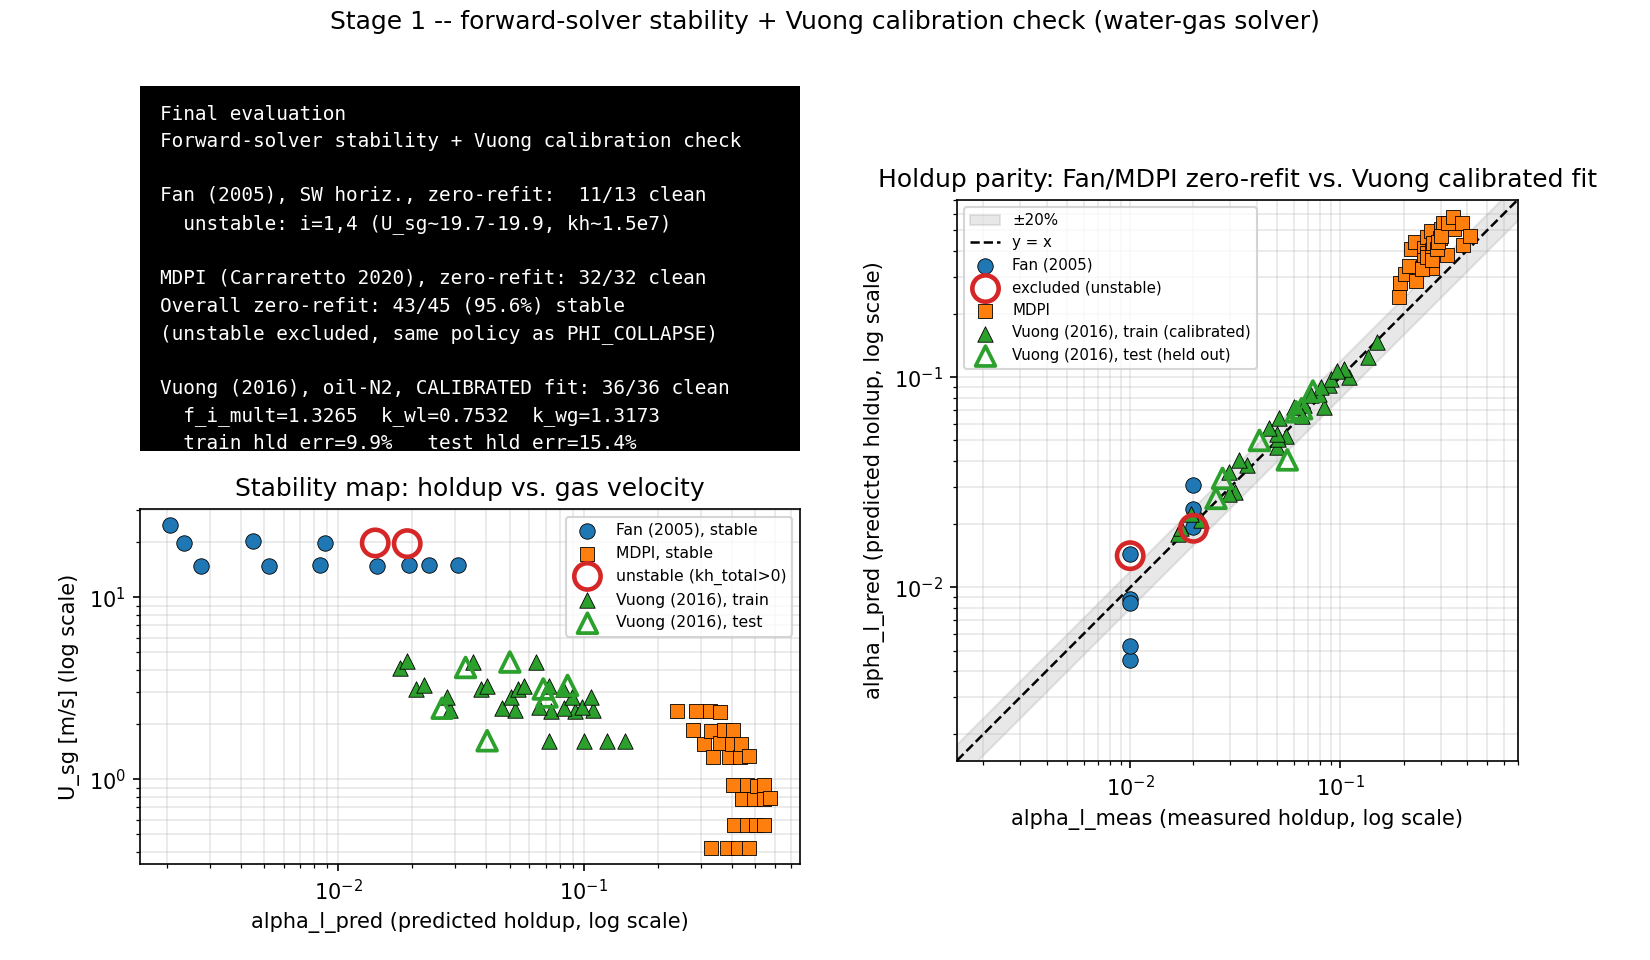

Recreate this plot in Python.
"""
Stage 1 figure -- water-gas solver forward-run stability check.

Styled to match the oil-water solver's Phase 1 figure (terminal-style
"Final evaluation" panel + a second diagnostic plot + a parity-style
plot), for visual consistency with figures/stage2_synthetic_recovery.py.

Data below is not synthesized -- it is pulled directly from the
already-committed zero-refit result pickles (fan2005_real_data_results.pkl,
mdpi_real_data_results.pkl, both produced by run_real_data_condition at
the uncalibrated default f_i_mult=1.0, beta=0) and the source CSVs
(fan2005_sw_subset.csv filtered to Authors=="Fan, Y." & Flow
Pattern=="SW" & Inclination angle==0 deg, to match the 13-row horizontal
subset the pickle was built from; mdpi_airwater_phase2g_dataset.csv)
for each condition's (U_sl, U_sg). Row order in both CSV filters was
verified to line up with the pickles' own alpha_l_meas values before
use.

This is a *stability* check, not an accuracy check: f_i_mult is still at
its uncalibrated default (1.0), so holdup error is expected to be large
(the ~46-47% mean documented informally in CLAUDE.md) -- Stage 1 only
claims the forward solver runs to completion without NaN or a
hyperbolicity breakdown (kh_total>0) across these real conditions, not
that it is accurate yet (that's Step 3, calibration).

Vuong (2016) was added to the holdup parity panel on request, to show
the *calibrated* fit's accuracy on the dataset the project has leaned on
most (both holdup and dPdz measured on every condition, oil-nitrogen --
a different fluid pair than Fan/MDPI's water-air). This is a deliberate
mix of two different things on one axis, called out explicitly rather
than left implicit: Fan/MDPI points are zero-refit (f_i_mult=1.0,
k_wl=k_wg=1.0, uncalibrated); Vuong points are from the converged joint
fit (f_i_mult=1.3265, k_wl=0.7532, k_wg=1.3173, epoch 5 of
_vuong_fit_joint.py -- see "Vuong (2016) joint ... calibration" in
CLAUDE.md). Vuong is NOT a zero-refit check -- these are the same 36
conditions (29 train / 7 held-out test) the parameters were fit against.
Per-condition values were pulled directly from a fresh run of
_vuong_eval_epoch5_detail.py (all 36 conditions, kh_total=0 throughout),
not reconstructed -- aggregate error matches CLAUDE.md's reported
9.90%/15.42% train/test holdup error exactly.
"""
import matplotlib.pyplot as plt
import numpy as np

# fields: i, U_sl, U_sg, alpha_l_pred, alpha_l_meas (None if missing), kh_total
FAN = [
    (0, 0.018551222, 15.11, 0.030719262842577110, 0.02, 0),
    (1, 0.014319654, 19.71, 0.019094427153694925, 0.02, 15051316),
    (2, 0.013638957, 15.09, 0.023498808166629907, 0.02, 0),
    (3, 0.010954350, 15.12, 0.019325589403634845, 0.02, 0),
    (4, 0.010300073, 19.88, 0.014141467601196094, 0.01, 14890685),
    (5, 0.007766032, 14.93, 0.014402051637007338, 0.01, 0),
    (6, 0.006064823, 19.86, 0.008789146773426460, 0.01, 0),
    (7, 0.004529977, 14.97, 0.008453264824096883, 0.01, 0),
    (8, 0.003119551, 20.26, 0.004488029194528018, 0.01, 0),
    (9, 0.002288800, 14.85, 0.005244023559500990, 0.01, 0),
    (10, 0.001296915, 24.96, 0.002068314690479113, None, 0),
    (11, 0.001058438, 19.96, 0.002359241599399545, None, 0),
    (12, 0.000789980, 14.86, 0.002764707401717292, None, 0),
]
MDPI = [
    (0, 0.03, 2.371082, 0.2406002745534188, 0.189162, 0),
    (1, 0.03, 1.858606, 0.2793376699445702, 0.192871, 0),
    (2, 0.03, 1.572003, 0.3078819837177368, 0.203227, 0),
    (3, 0.03, 1.332869, 0.3373518569617668, 0.212411, 0),
    (4, 0.03, 0.927075, 0.4059014095000127, 0.216421, 0),
    (5, 0.03, 0.780628, 0.4395786624211944, 0.225541, 0),
    (6, 0.03, 0.560077, 0.4108929935387989, 0.250026, 0),
    (7, 0.03, 0.420003, 0.3312566391233025, 0.274190, 0),
    (8, 0.04, 2.361156, 0.2874325417563273, 0.229800, 0),
    (9, 0.04, 1.848497, 0.3302151458085137, 0.245002, 0),
    (10, 0.04, 1.572355, 0.3599718425381269, 0.250057, 0),
    (11, 0.04, 1.330607, 0.3916615387288239, 0.259533, 0),
    (12, 0.04, 0.924562, 0.4630155601643355, 0.258222, 0),
    (13, 0.04, 0.782995, 0.4959943692323773, 0.269009, 0),
    (14, 0.04, 0.561410, 0.4613985144907619, 0.297659, 0),
    (15, 0.04, 0.420526, 0.3817732734766055, 0.321915, 0),
    (16, 0.05, 2.362214, 0.3262389316568273, 0.245403, 0),
    (17, 0.05, 1.853398, 0.3710122713786171, 0.257644, 0),
    (18, 0.05, 1.569972, 0.4028076645279831, 0.273864, 0),
    (19, 0.05, 1.332538, 0.4348655655711814, 0.275339, 0),
    (20, 0.05, 0.922622, 0.5076925171468454, 0.301673, 0),
    (21, 0.05, 0.782499, 0.5401253810872110, 0.307879, 0),
    (22, 0.05, 0.559856, 0.5041499930618184, 0.347789, 0),
    (23, 0.05, 0.419925, 0.4253886885278724, 0.381990, 0),
    (24, 0.06, 2.353211, 0.3603948608886750, 0.272685, 0),
    (25, 0.06, 1.862531, 0.4050271101105075, 0.287348, 0),
    (26, 0.06, 1.571856, 0.4382448478928998, 0.292539, 0),
    (27, 0.06, 1.335800, 0.4704545683250455, 0.302192, 0),
    (28, 0.06, 0.926358, 0.5427750886612884, 0.324994, 0),
    (29, 0.06, 0.784272, 0.5749954428982801, 0.343485, 0),
    (30, 0.06, 0.561491, 0.5440692031262976, 0.377302, 0),
    (31, 0.06, 0.420612, 0.4696094057619014, 0.413486, 0),
]

fan_alpha_pred = np.array([r[3] for r in FAN])
fan_U_sg = np.array([r[2] for r in FAN])
fan_kh = np.array([r[5] for r in FAN])
fan_stable = fan_kh == 0

mdpi_alpha_pred = np.array([r[3] for r in MDPI])
mdpi_U_sg = np.array([r[2] for r in MDPI])
mdpi_kh = np.array([r[5] for r in MDPI])
mdpi_stable = mdpi_kh == 0  # all True -- 32/32 clean

n_fan_clean = int(fan_stable.sum())
n_mdpi_clean = int(mdpi_stable.sum())
n_total = len(FAN) + len(MDPI)
n_clean = n_fan_clean + n_mdpi_clean

# Vuong (2016), calibrated fit (f_i_mult=1.3265, k_wl=0.7532, k_wg=1.3173) --
# fields: split, U_sl, U_sg, psi_meas, psi_pred. All kh_total=0 (clean).
VUONG = [
    ("train", 0.0500, 1.620, 0.1501, 0.1468),
    ("train", 0.0200, 1.623, 0.0833, 0.0722),
    ("train", 0.0401, 1.625, 0.1360, 0.1244),
    ("train", 0.0301, 1.626, 0.1101, 0.0998),
    ("train", 0.0402, 2.379, 0.0882, 0.0922),
    ("train", 0.0303, 2.382, 0.0672, 0.0734),
    ("train", 0.0501, 2.396, 0.1045, 0.1090),
    ("train", 0.0202, 2.400, 0.0552, 0.0524),
    ("train", 0.0100, 2.417, 0.0314, 0.0285),
    ("train", 0.0200, 2.476, 0.0500, 0.0464),
    ("train", 0.0403, 2.479, 0.0791, 0.0829),
    ("train", 0.0302, 2.481, 0.0657, 0.0655),
    ("train", 0.0499, 2.482, 0.0907, 0.0980),
    ("train", 0.0401, 2.823, 0.0805, 0.0897),
    ("train", 0.0199, 2.828, 0.0503, 0.0506),
    ("train", 0.0099, 2.829, 0.0294, 0.0277),
    ("train", 0.0505, 2.844, 0.0960, 0.1069),
    ("train", 0.0501, 3.131, 0.0728, 0.0820),
    ("train", 0.0200, 3.132, 0.0361, 0.0381),
    ("train", 0.0300, 3.136, 0.0497, 0.0538),
    ("train", 0.0100, 3.138, 0.0217, 0.0208),
    ("train", 0.0201, 3.262, 0.0330, 0.0405),
    ("train", 0.0302, 3.264, 0.0458, 0.0570),
    ("train", 0.0401, 3.273, 0.0603, 0.0719),
    ("train", 0.0102, 3.288, 0.0195, 0.0223),
    ("train", 0.0100, 4.111, 0.0169, 0.0179),
    ("train", 0.0400, 4.387, 0.0509, 0.0637),
    ("train", 0.0200, 4.419, 0.0294, 0.0354),
    ("train", 0.0100, 4.439, 0.0175, 0.0191),
    ("test", 0.0100, 1.628, 0.0559, 0.0404),
    ("test", 0.0104, 2.457, 0.0256, 0.0265),
    ("test", 0.0300, 2.834, 0.0654, 0.0708),
    ("test", 0.0401, 3.134, 0.0616, 0.0684),
    ("test", 0.0501, 3.277, 0.0740, 0.0859),
    ("test", 0.0200, 4.114, 0.0275, 0.0330),
    ("test", 0.0300, 4.406, 0.0412, 0.0500),
]
vuong_train_meas = np.array([r[3] for r in VUONG if r[0] == "train"])
vuong_train_pred = np.array([r[4] for r in VUONG if r[0] == "train"])
vuong_test_meas = np.array([r[3] for r in VUONG if r[0] == "test"])
vuong_test_pred = np.array([r[4] for r in VUONG if r[0] == "test"])
vuong_train_Usg = np.array([r[2] for r in VUONG if r[0] == "train"])
vuong_test_Usg = np.array([r[2] for r in VUONG if r[0] == "test"])
vuong_hld_err = np.array([(p - m) / m * 100 for _, _, _, m, p in VUONG])
vuong_train_mae = np.mean(np.abs(vuong_hld_err[:29]))
vuong_test_mae = np.mean(np.abs(vuong_hld_err[29:]))

COLOR_FAN, COLOR_MDPI, COLOR_UNSTABLE, COLOR_VUONG = "tab:blue", "tab:orange", "tab:red", "tab:green"

fig = plt.figure(figsize=(11, 6.4))
ax_text = fig.add_axes([0.085, 0.53, 0.40, 0.38])
ax_stab = fig.add_axes([0.085, 0.10, 0.40, 0.37])
ax_par  = fig.add_axes([0.58, 0.10, 0.34, 0.80])

# --- top-left: terminal-style "Final evaluation" text panel ---
ax_text.set_facecolor("black")
ax_text.set_xticks([]); ax_text.set_yticks([])
for spine in ax_text.spines.values():
    spine.set_visible(False)

lines = [
    "Final evaluation",
    "Forward-solver stability + Vuong calibration check",
    "",
    f"Fan (2005), SW horiz., zero-refit:  {n_fan_clean}/{len(FAN)} clean",
    "  unstable: i=1,4 (U_sg~19.7-19.9, kh~1.5e7)",
    "",
    f"MDPI (Carraretto 2020), zero-refit: {n_mdpi_clean}/{len(MDPI)} clean",
    f"Overall zero-refit: {n_clean}/{n_total} ({100*n_clean/n_total:.1f}%) stable",
    "(unstable excluded, same policy as PHI_COLLAPSE)",
    "",
    "Vuong (2016), oil-N2, CALIBRATED fit: 36/36 clean",
    "  f_i_mult=1.3265  k_wl=0.7532  k_wg=1.3173",
    f"  train hld err={vuong_train_mae:.1f}%   test hld err={vuong_test_mae:.1f}%",
]
ax_text.text(0.03, 0.95, "\n".join(lines), transform=ax_text.transAxes,
             color="white", fontsize=9.3, fontfamily="monospace",
             va="top", ha="left", linespacing=1.55, clip_on=False)

# --- bottom-left: stability map (predicted holdup vs. U_sg) ---
ax_stab.set_xscale("log")
ax_stab.set_yscale("log")
ax_stab.scatter(fan_alpha_pred[fan_stable], fan_U_sg[fan_stable],
                 color=COLOR_FAN, marker="o", s=55, edgecolor="black", linewidth=0.4,
                 label="Fan (2005), stable", zorder=3)
ax_stab.scatter(mdpi_alpha_pred[mdpi_stable], mdpi_U_sg[mdpi_stable],
                 color=COLOR_MDPI, marker="s", s=45, edgecolor="black", linewidth=0.4,
                 label="MDPI, stable", zorder=3)
ax_stab.scatter(fan_alpha_pred[~fan_stable], fan_U_sg[~fan_stable],
                 facecolors="none", edgecolors=COLOR_UNSTABLE, marker="o", s=160,
                 linewidth=2.2, label="unstable (kh_total>0)", zorder=4)
ax_stab.scatter(vuong_train_pred, vuong_train_Usg, color=COLOR_VUONG, marker="^", s=55,
                 edgecolor="black", linewidth=0.4, label="Vuong (2016), train", zorder=3)
ax_stab.scatter(vuong_test_pred, vuong_test_Usg, facecolors="none", edgecolors=COLOR_VUONG,
                 marker="^", s=90, linewidth=1.8, label="Vuong (2016), test", zorder=4)
ax_stab.set_xlabel("alpha_l_pred (predicted holdup, log scale)")
ax_stab.set_ylabel("U_sg [m/s] (log scale)")
ax_stab.set_title("Stability map: holdup vs. gas velocity")
ax_stab.grid(alpha=0.3, which="both")
ax_stab.legend(fontsize=7.5, loc="upper right")

# --- right: holdup parity, zero-refit (uncalibrated f_i_mult=1.0) ---
fan_has_meas = np.array([r[4] is not None for r in FAN])
fan_meas = np.array([r[4] if r[4] is not None else np.nan for r in FAN])

ax_par.set_xscale("log")
ax_par.set_yscale("log")
lims = (0.0015, 0.7)
band = 0.20
xs = np.logspace(np.log10(lims[0]), np.log10(lims[1]), 50)
ax_par.fill_between(xs, xs * (1 - band), xs * (1 + band), color="gray", alpha=0.18, label="±20%")
ax_par.plot(lims, lims, color="black", ls="--", lw=1.2, label="y = x")

mask = fan_has_meas & fan_stable
ax_par.scatter(fan_meas[mask], fan_alpha_pred[mask], color=COLOR_FAN, marker="o", s=55,
               edgecolor="black", linewidth=0.4, label="Fan (2005)", zorder=3)
mask_u = fan_has_meas & ~fan_stable
ax_par.scatter(fan_meas[mask_u], fan_alpha_pred[mask_u], facecolors="none",
               edgecolors=COLOR_UNSTABLE, marker="o", s=160, linewidth=2.2,
               label="excluded (unstable)", zorder=4)

mdpi_meas = np.array([r[4] for r in MDPI])
ax_par.scatter(mdpi_meas, mdpi_alpha_pred, color=COLOR_MDPI, marker="s", s=45,
               edgecolor="black", linewidth=0.4, label="MDPI", zorder=3)

# Vuong (2016) -- CALIBRATED fit, not zero-refit (see docstring). Train filled,
# test (held-out) hollow-ringed, same visual language as the "excluded" markers
# above, so the calibrated/zero-refit split stays visually distinct at a glance.
ax_par.scatter(vuong_train_meas, vuong_train_pred, color=COLOR_VUONG, marker="^", s=55,
               edgecolor="black", linewidth=0.4, label="Vuong (2016), train (calibrated)", zorder=3)
ax_par.scatter(vuong_test_meas, vuong_test_pred, facecolors="none", edgecolors=COLOR_VUONG,
               marker="^", s=90, linewidth=1.8, label="Vuong (2016), test (held out)", zorder=4)

ax_par.set_xlim(*lims)
ax_par.set_ylim(*lims)
ax_par.set_xlabel("alpha_l_meas (measured holdup, log scale)")
ax_par.set_ylabel("alpha_l_pred (predicted holdup, log scale)")
ax_par.set_title("Holdup parity: Fan/MDPI zero-refit vs. Vuong calibrated fit")
ax_par.grid(alpha=0.3, which="both")
ax_par.legend(fontsize=7.2, loc="upper left")
ax_par.set_aspect("equal")

fig.suptitle("Stage 1 -- forward-solver stability + Vuong calibration check (water-gas solver)",
             fontsize=12, y=0.99)
fig.savefig("figures/stage1/stage1_forward_stability.png", dpi=150)
print("wrote figures/stage1_forward_stability.png")
